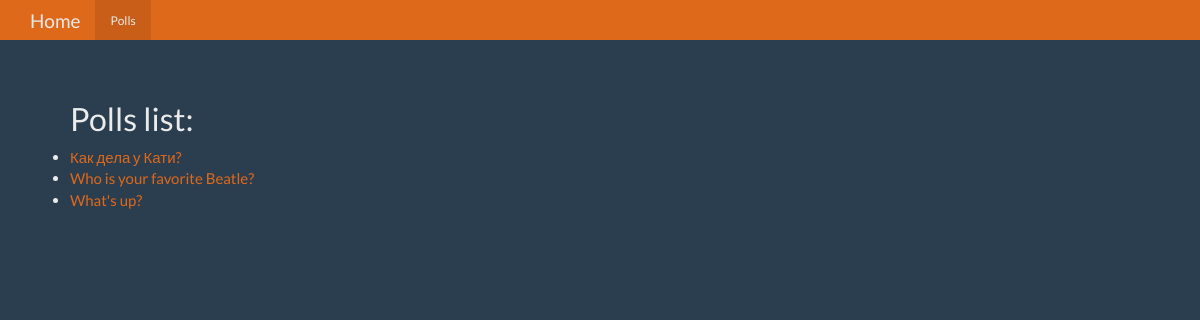
/polls/, run on an earlier commit of the app's database.
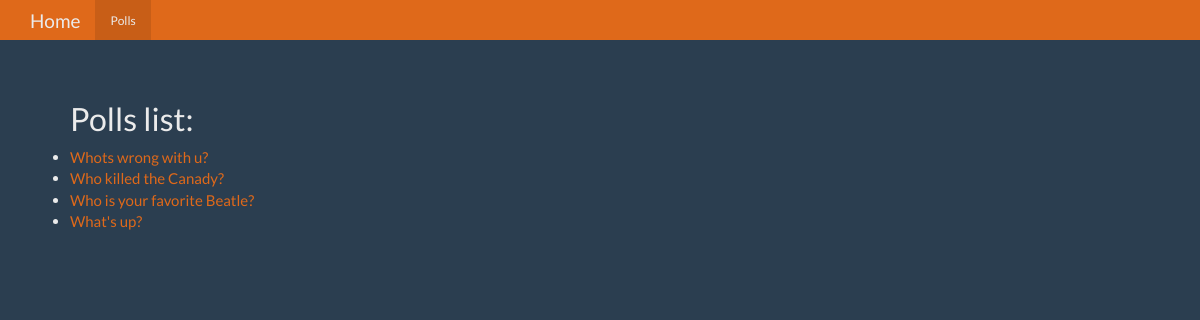
And on a later commit of the database.
### polls/models.py (models this page shows, shortened)
class Question(models.Model):
    question_text = models.CharField(max_length=200)
    pub_date = models.DateTimeField('date published')
    def was_published_recently(self):
        now = timezone.now()
        return now - datetime.timedelta(days=1) <= self.pub_date <= now
    was_published_recently.admin_order_field = 'pub_date'
    was_published_recently.boolean = True
    was_published_recently.short_description = 'Published recently?'

### polls/views.py (the view)
class IndexView(generic.ListView):
    template_name = 'polls/index.html'
    context_object_name = 'latest_question_list'
    def get_queryset(self):
        return Question.objects.filter(
                pub_date__lte=timezone.now()
        ).order_by('-pub_date')[:5]

### polls/templates/polls/index.html (shortened to what this page needs)
{% extends 'polls/base.html' %}
{% load staticfiles %}
{% block content %}
{% if latest_question_list %}
    <ul> <h2>Polls list:</h2>
        {% for question in latest_question_list %}
            <li><a href="{% url 'polls:detail' question.id %}">{{ question.question_text }}</a></li>
        {% endfor %}
    </ul>
{% else %}
    <p>No polls are available.</p>
{% endif %}
{% endblock %}

What changed in the data, as far as the page shows it:
removed Question: question_text "Как дела у Кати?"
added Question: question_text "Whots wrong with u?"
added Question: question_text "Who killed the Canady?"
